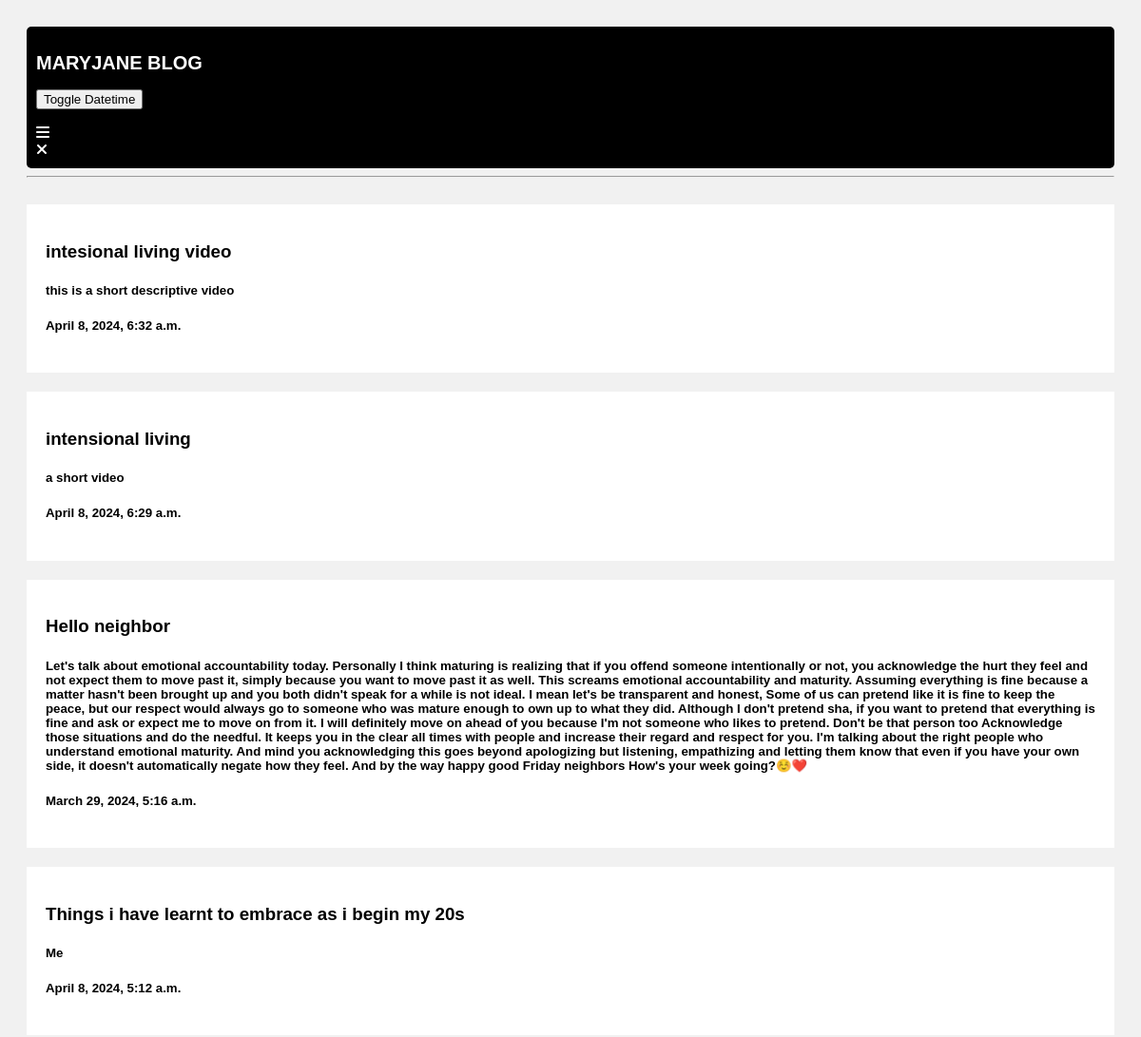
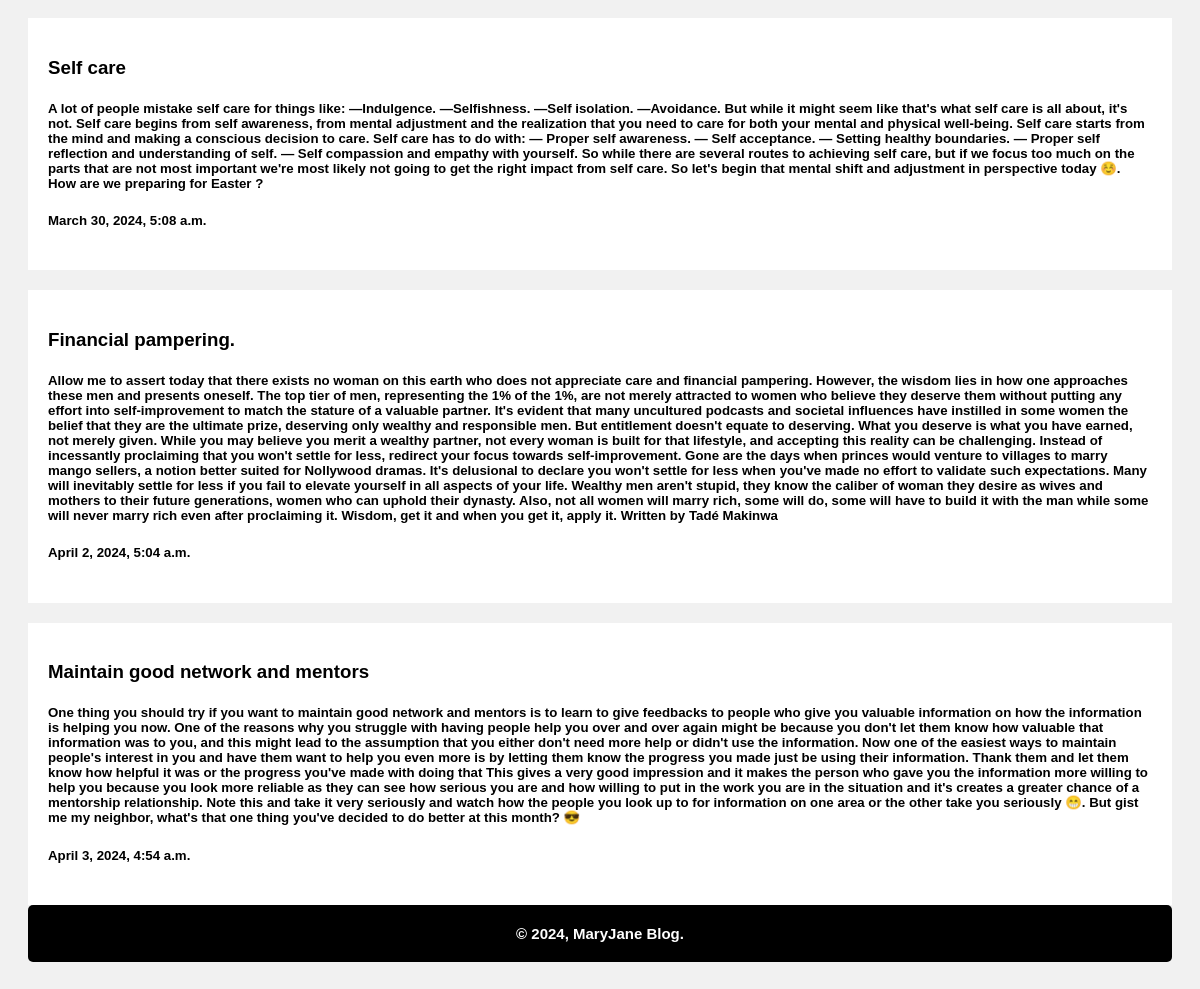
/index, run on the app's committed database (2 pictures, top to bottom).
### blog/models.py (models this page shows, shortened)
class Post(models.Model):
    topic = models.CharField(max_length=100)
    content = models.TextField()
    picture = models.ImageField(upload_to='images/', blank=True, null=True)
    video = models.FileField(upload_to='videos/', blank=True, null=True)
    date = models.DateTimeField(default=datetime.now, blank=True)

### blog/views.py (the view)
# urls.py: path('index', views.index, name='index'),
def index(request):
    posts = Post.objects.all()
    return render(request, 'index.html', {'posts': posts})

### templates/index.html (shortened to what this page needs)
{% extends 'base.html' %}
{% block content %}
</head>
<body>
<div class="row">
  <div class="leftcolumn">
    {% for post in posts reversed %}
    <div class="card">
      <a style="text-decoration: none; color: black;" href="/post/{{post.id}}">
        <h3>{{ post.topic }}</h3>
        <h5>{{ post.content }}</h5>
        <h5>{{ post.date }}</h5>
      </a>
    </div>
    {% endfor %}
  </div>
</div>
{% endblock %}

### templates/base.html (shortened to what this page needs)
{% load static %}
<!DOCTYPE html>
<html lang="en">
<head>
    <link rel="stylesheet" href="https://cdnjs.cloudflare.com/ajax/libs/font-awesome/6.5.1/css/all.min.css" />
    <link rel="stylesheet" href="https://cdnjs.cloudflare.com/ajax/libs/font-awesome/6.5.1/css/all.css" />
    <link rel="stylesheet" href="https://cdnjs.cloudflare.com/ajax/libs/font-awesome/6.5.1/css/brands.css" />
    <link rel="stylesheet" href="{% static 'fontawesome-free/css/all.min.css' %}">
    <link rel="stylesheet" href="../static/css/style.css">
</head>
<body>
    <header>
        <div id="headerone">
            <h2>MARYJANE BLOG</h2>
            <button id="toggleButton">Toggle Datetime</button>
        </div>
        <div id="headertwo">
            <div id="headeropenmenu" onclick="navigatoropen()">
                <i class="fa fa-bars" aria-hidden="true"></i>
            </div>
            <div id="headerclosemenu" onclick="navigatorclose()">
                <i class="fa fa-times" aria-hidden="true"></i>
            </div>
        </div>
      </header><hr>
      {% block content %}
      {% endblock %}
    <footer>
        <h1>&copy; 2024, MaryJane Blog.</h1>
    </footer>
</body>
</html>

### templates/base.html (style rules this page uses)
header { background-color: black; color: white; margin: 0; border-radius: 5px; padding: 10px; }
#headerone h2 { font-size: 20px; }
footer { background-color: black; color: white; margin: 0; padding: 10px; text-align: center; border: none; border-radius: 5px; }
footer h1 { font-size: 15px; }

### templates/index.html (style rules this page uses)
* { box-sizing: border-box; }
body { font-family: Arial; padding: 20px; background: #f1f1f1; }
.leftcolumn { float: left; width: 100%; }
.card { background-color: white; padding: 20px; margin-top: 20px; }
.row:after { content: ""; display: table; clear: both; }

### data on the page
Post: topic "intesional living video", content "this is a short descriptive video", date "April 8, 2024, 6:32 a.m."
Post: topic "intensional living", content "a short video", date "April 8, 2024, 6:29 a.m."
Post: topic "Hello neighbor", content "Let's talk about emotional accountability today. Personally I think maturing is realizing that if you offend someone intentionally or not, you acknowledge the hurt they feel and not expect them to move past it, simply because you want to move past it as well. This screams emotional accountability and maturity. Assuming everything is fine because a matter hasn't been brought up and you both didn't speak for a while is not ideal. I mean let's be transparent and honest, Some of us can pretend like it is fine to keep the peace, but our respect would always go to someone who was mature enough to own up to what they did. Although I don't pretend sha, if you want to pretend that everything is fine…", date "March 29, 2024, 5:16 a.m."
Post: topic "Things i have learnt to embrace as i begin my 20s", content "Me", date "April 8, 2024, 5:12 a.m."
Post: topic "Self care", content "A lot of people mistake self care for things like: —Indulgence. —Selfishness. —Self isolation. —Avoidance. But while it might seem like that's what self care is all about, it's not. Self care begins from self awareness, from mental adjustment and the realization that you need to care for both your mental and physical well-being. Self care starts from the mind and making a conscious decision to care. Self care has to do with: — Proper self awareness. — Self acceptance. — Setting healthy boundaries. — Proper self reflection and understanding of self. — Self compassion and empathy with yourself. So while there are several routes to achieving self care, but if we focus too much on the parts…", date "March 30, 2024, 5:08 a.m."
Post: topic "Financial pampering.", content "Allow me to assert today that there exists no woman on this earth who does not appreciate care and financial pampering. However, the wisdom lies in how one approaches these men and presents oneself. The top tier of men, representing the 1% of the 1%, are not merely attracted to women who believe they deserve them without putting any effort into self-improvement to match the stature of a valuable partner. It's evident that many uncultured podcasts and societal influences have instilled in some women the belief that they are the ultimate prize, deserving only wealthy and responsible men. But entitlement doesn't equate to deserving. What you deserve is what you have earned, not merely given.…", date "April 2, 2024, 5:04 a.m."
Post: topic "Maintain good network and mentors", content "One thing you should try if you want to maintain good network and mentors is to learn to give feedbacks to people who give you valuable information on how the information is helping you now. One of the reasons why you struggle with having people help you over and over again might be because you don't let them know how valuable that information was to you, and this might lead to the assumption that you either don't need more help or didn't use the information. Now one of the easiest ways to maintain people's interest in you and have them want to help you even more is by letting them know the progress you made just be using their information. Thank them and let them know how helpful it was or…", date "April 3, 2024, 4:54 a.m."
